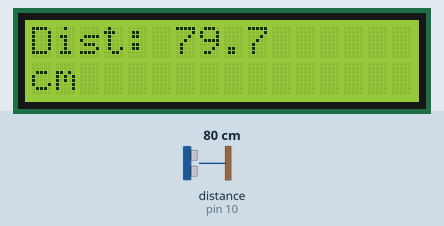
A sketch run on a simulated Arduino Uno, built with avr-gcc and run on an emulated ATmega328P. Shown: 16×2 character LCD. Wiring (inferred from the names in the program): ultrasonic range finder: trigger pin 9; echo pin 10. The inputs (shaded band) are chosen by the test bench; at power-on: distance to the obstacle (sensor on pin 10) 80 cm. The echo pulse lasts 58.3 µs per cm; what the sketch prints to the serial monitor is not drawn.

Above: at 2.0 s.
2.1 s: distance to the obstacle (sensor on pin 10) set to 2 cm
At 3.2 s:
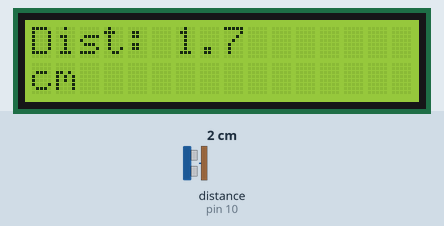
3.8 s: distance to the obstacle (sensor on pin 10) set to 4 cm
At 4.3 s:
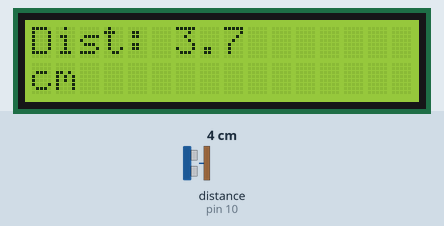
5.4 s: distance to the obstacle (sensor on pin 10) set to 120 cm
At 5.9 s:
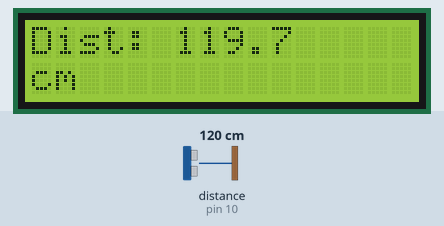
Timing chart, 0 to 8.4 s (numbered marks = the images above; inputs shaded):
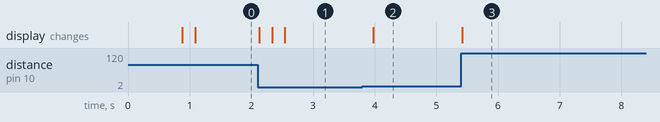

The sketch:

LCD_Distance_Display.ino
```cpp
//


#include <LiquidCrystal.h>

// LCD: rs, en, d4, d5, d6, d7
LiquidCrystal lcd(12, 11, 5, 4, 3, 2);

const int TRIG_PIN = 9;
const int ECHO_PIN = 10;

void setup() {
  Serial.begin(9600);

  pinMode(TRIG_PIN, OUTPUT);
  pinMode(ECHO_PIN, INPUT);

  lcd.begin(16, 2);
  lcd.clear();
  lcd.setCursor(0, 0);
  lcd.print("Distance Meter");
  delay(800);
}

void loop() {
  // 触发一次测量
  digitalWrite(TRIG_PIN, LOW);
  delayMicroseconds(2);
  digitalWrite(TRIG_PIN, HIGH);
  delayMicroseconds(10);
  digitalWrite(TRIG_PIN, LOW);

  long duration = pulseIn(ECHO_PIN, HIGH, 30000);  // 最多等 30ms
  float distance_cm = duration * 0.0343 / 2.0;

  // 串口方便对比
  Serial.print("Dist: ");
  Serial.print(distance_cm);
  Serial.println(" cm");

  // LCD 显示
  lcd.clear();
  lcd.setCursor(0, 0);
  lcd.print("Dist:");

  lcd.setCursor(6, 0);
  lcd.print(distance_cm, 1);   // 一位小数

  lcd.setCursor(0, 1);
  lcd.print("cm");

  delay(200);
}
```

Measured:
- after the input at 2.1 s, the display: changes at once (image 1)
- after the input at 3.8 s, the display: changes after 0.18 s (image 2)
- after the input at 5.4 s, the display: changes at once (image 3)
